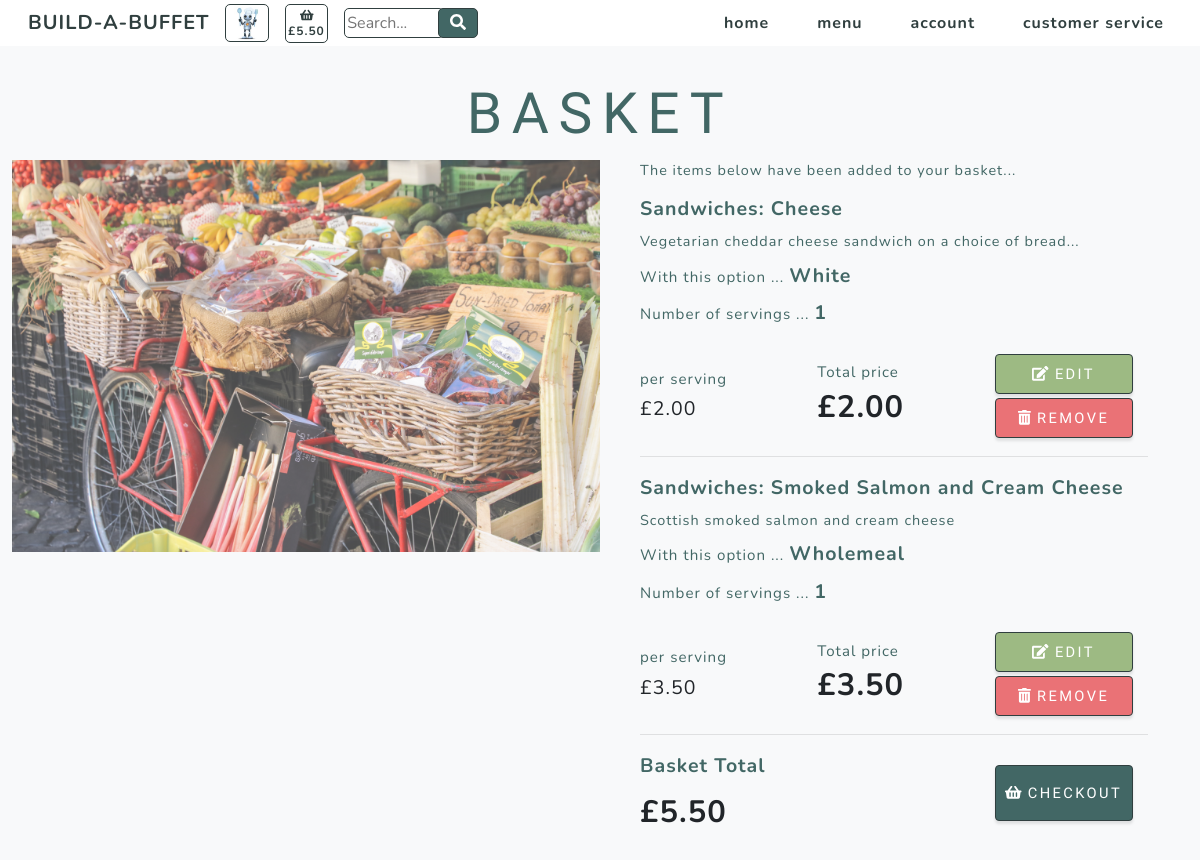
The page /basket/ on the database its author committed.
### basket/models.py (models this page shows, shortened)
class Basket(models.Model):
    cookie = models.DecimalField(max_digits=8, decimal_places=0)
    item_number = models.AutoField(verbose_name='item_number',
                                   serialize=True,
                                   auto_created=True,
                                   primary_key=True)
    category = models.CharField(max_length=254)
    name = models.CharField(max_length=254)
    servings = models.DecimalField(max_digits=3, decimal_places=0)
    option = models.CharField(max_length=254)
    total_price = models.DecimalField(max_digits=6, decimal_places=2, null=True, blank=True)

### products/models.py (models this page shows, shortened)
class Product(models.Model):
    category = models.ForeignKey('Category', null=True, blank=True,
                                 on_delete=models.SET_NULL)
    sku = models.CharField(max_length=254, null=True, blank=True)
    name = models.CharField(max_length=254)
    description = models.TextField()
    price = models.DecimalField(max_digits=6, decimal_places=2)
    range = models.CharField(max_length=254, null=True, blank=True)

class Options(models.Model):
    category = models.ForeignKey('Category', null=True, blank=True,
                                 on_delete=models.SET_NULL)
    option1 = models.TextField()
    option2 = models.TextField()
    option3 = models.TextField()

### basket/views.py (the view)
# urls.py: path('', views.basket, name='basket'),
def basket(request):
    """ check for a basket cookie """
    context_items = basket_context(request)
    cookie = context_items['cookie']
    cookie_key = context_items['cookie_key']
    """ set all the variables to blank """
    category = ""
    selected = ""
    options = ""
    this_product = ""
    baskets = ""
    basket_total = ""
    servings = ""
    """ fetch the datasets from the models """
    categories = Category.objects.all()
    products = Product.objects.all()
    options = Options.objects.all()
    """ check for a servings variable from the form """
    if request.POST:
        if 'servings' in request.POST:
            servings = request.POST["servings"]
    if request.GET:
        """ check for a product_add variable from the template """
        if 'product_add' in request.GET:
            product_add = request.GET['product_add']
            """ split the product_add variable into its components """
            product_add_list = product_add.split(',')
            category = product_add_list[0]
            product = product_add_list[1]
            selected = product_add_list[2]
            """ filter the datasets on the variables from product_add """
            this_product = products.filter(name=product)
            options = options.filter(category__in=categories)
            """ Credit: http://morozov.ca/tip-how-to-get-a-single-objects-value-with-django-orm.html """
            price = products.get(name=product).price
            """ check for existing basket(s) with the current cookie value """
            try:
                existing_basket = Basket.objects.get(cookie=cookie,
                                                     category=category,
                                                     name=product,
                                                     option=selected)
                existing_servings = existing_basket.servings
                """ add the new servings variable to the existing """
                updated_servings = existing_servings + int(servings)
                total_price = float(price) * float(updated_servings)
                """ save the updated basket and delete the existing """
                updated_basket = Basket(cookie=cookie,
                                        category=category,
                                        name=product,
                                        servings=updated_servings,
                                        option=selected,
                                        total_price=total_price)
                updated_basket.save()
                existing_basket.delete()
            except ObjectDoesNotExist:  # Credit: https://stackoverflow.com/questions/12572741/get-single-record-from-database-django
                """ if there is no existing basket, create a new one """
                total_price = float(price) * float(servings)
                basket = Basket(cookie=cookie,
                                category=category,
                                name=product,
                                servings=servings,
                                option=selected,
                                total_price=total_price)
                basket.save()
            baskets = Basket.objects.filter(cookie=cookie)
            baskets = baskets.order_by('-item_number')
        """ check for a product_edit variable from the template """
        if 'product_edit' in request.GET:
            product_edit = request.GET['product_edit']
            """ split the product_add variable into its components """
            product_edit_list = product_edit.split(',')
            updated_selected = product_edit_list[2]
            item_number = product_edit_list[3]
            """ check for existing basket(s) with the current cookie value """
            try:
                existing_basket = Basket.objects.get(item_number=item_number)
                product = existing_basket.name
                category = existing_basket.category
                price = products.get(name=product).price
                if servings == "":
                    servings = existing_basket.servings
                    total_price = total_price = float(price) * float(servings)
                else:
                    total_price = total_price = float(price) * float(servings)
                """ filter the datasets on the variables from product_add """
                this_product = products.filter(name=product)
                options = options.filter(category__in=categories)
                """ Credit: http://morozov.ca/tip-how-to-get-a-single-objects-value-with-django-orm.html """
                """ save the updated basket and delete the existing """
                updated_basket = Basket(cookie=cookie,
                                        category=category,
                                        name=product,
                                        servings=servings,
                                        option=updated_selected,
                                        total_price=total_price)
                updated_basket.save()
                existing_basket.delete()
                baskets = Basket.objects.filter(cookie=cookie)
                baskets = baskets.order_by('-item_number')
            except ObjectDoesNotExist:  # Credit: https://stackoverflow.com/questions/12572741/get-single-record-from-database-django
                baskets = Basket.objects.filter(cookie=cookie)
                baskets = baskets.order_by('-item_number')
    else:
        baskets = Basket.objects.filter(cookie=cookie)
        baskets = baskets.order_by('-item_number')
    basket_total = Basket.objects.filter(cookie=cookie).aggregate(Sum('total_price'))
    context = {
            'products': products,
            'this_product': this_product,
            'options': options,
            'selected': selected,
            'baskets': baskets,
            'cookie_key': cookie_key,
            'cookie': cookie,
            'basket_total': basket_total,
        }
    return render(request, 'basket/basket.html', context)

### basket/contexts.py (called while the page is built)
def basket_context(request):
    cookie_key = settings.COOKIE_KEY
    try:
        cookie = request.COOKIES[cookie_key]
        basket_total = Basket.objects.filter(cookie=cookie).aggregate(Sum('total_price'))
        if basket_total['total_price__sum'] is None:
            basket_total = ""
    except KeyError:
        basket_total = ""
        cookie = 99999999
    context = {
            'cookie': cookie,
            'cookie_key': cookie_key,
            'basket_total': basket_total
        }
    return context

### basket/templates/basket/basket.html (shortened to what this page needs)
{% extends "base.html" %}
{% load static %}
{% block content %}
    <section class="products-section bg-light" id="products">
        <div class="container">
            <div class="row justify-content-center no-gutters">
                <div class="col-xl-12">
                    <h1 class="product-text-one mx-auto text-uppercase text-center flex-margin-b text-blue">Basket</h1>
                </div>
                <div class="col-xl-6">
                    <img class="img-fluid image-70" src="/media/assets/img/pexels-armand-m-3043328.jpg" alt="shopping basket" /></div>
                <div class="col-xl-6">
                    <div class="text-center h-100 project">
                        <div class="d-flex h-100">
                            <div class="product-container w-100 mt-0 text-center text-xl-left">
                                {% if basket_total.total_price__sum != None %}
                                    <div class="product-text-three mx-auto flex-margin-b text-blue">The items below have been added to your basket...</div>
                                {% else %}
                                    <div class="product-text-three mx-auto flex-margin-b text-blue">Your basket is empty.</div>
                                {% endif %}
                                    {% for basket in baskets %}
                                        <div class="product-text-two mx-auto mb-2 text-blue bold">{{ basket.category.title }}: {{ basket.name }}</div>
                                        {% for product in products %}
                                            {% if product.name == basket.name %}
                                                <div class="product-text-three mx-auto mb-2 text-blue">{{ product.description }}</div>
                                            {% endif %}
                                        {% endfor %}
                                        <div class="text-blue text-xs mb-2">With this option ...
                                            {% if basket.option == "selected-one" %}
                                                {% for option in options %}
                                                    <span class="text-blue product-text-two mb-2 bold">{{ option.option1.title }}</span>
                                                {% endfor %}
                                            {% endif %}
                                            {% if basket.option == "selected-three" %}
                                                {% for option in options %}
                                                    <span class="text-blue product-text-two mb-2 bold">{{ option.option3.title }}</span>
                                                {% endfor %}
                                            {% endif %}
                                        </div>
                                        <div class="text-blue text-xs mb-4">Number of servings ...
                                            <span id="servings" class="text-blue product-text-two mb-2 bold">{{ basket.servings }}</span>
                                        </div>
                                        <div class="row">
                                            <div class="col-4 my-auto">
                                                {% for product in products %}
                                                    {% if product.name == basket.name %}
                                                        <div class="text-blue text-xs">per serving</div>
                                                        <div class="product-text-two mt-1">£{{ product.price }}</div>
                                                    {% endif %}
                                                {% endfor %}
                                            </div>
                                            <div class="col-4 my-auto">
                                                <div class="text-blue text-xs">Total price</div>
                                                <div class="product-text-header bold">£{{ basket.total_price }}</div>
                                            </div>
                                            <div class="col-4 my-auto py-auto">
                                                <a class="edit-button border-solid masthead-button btn btn-primary js-scroll-trigger"
                                                    href="{% url 'edit_product' %}?item_number={{ basket.item_number }}">
                                                    <i class="fas fa-edit" aria-hidden="true"></i> edit</a>
                                                <a class="delete-button border-solid masthead-button btn btn-primary js-scroll-trigger"
                                                    href="{% url 'delete_basket_item' %}?delete_item={{ basket.item_number }}">
                                                    <i class="fas fa-trash-alt" aria-hidden="true"></i> remove</a>
                                            </div>
                                        </div>
                                        <hr>
                                    {% endfor %}
                                    <div class="row">
                                        <div class="col-4 my-auto">
                                            <div class="product-text-two mx-auto mb-2 text-blue bold">Basket Total</div>
                                            {% if basket_total.total_price__sum != None %}
                                                <div class="product-text-header bold">£{{ basket_total.total_price__sum|floatformat:"2" }}</div>
                                            {% else %}
                                                <div class="product-text-header bold">£0.00</div>
                                            {% endif %}
                                        </div>
                                        <div class="col-4 my-auto">
                                            {% if basket_total.total_price__sum != None  %}
                                                <a class="checkout-button border-solid masthead-button btn btn-primary js-scroll-trigger"
                                                    href="{% url 'checkout' %}?basket_number={{ cookie }}">
                                                    <i class="fa fa-shopping-basket" aria-hidden="true"></i> checkout</a>
                                            {% endif %}
                                        </div>
                                    </div>
                                </div>
                            </div>
                        </div>
                    </div>
                </div>
            </div>
    </section>
{% endblock %}

### rows shown on the page
Basket: category "Sandwiches", name "Cheese", servings "1", total_price "2.00"
Product: description "Vegetarian cheddar cheese sandwich on a choice of bread...", price "2.00"
Options: option1 "White", option3 "Wholemeal"
Basket: category "Sandwiches", name "Smoked Salmon and Cream Cheese", servings "1", total_price "3.50"
Product: description "Scottish smoked salmon and cream cheese", price "3.50"

### other values the page prints
{{ basket_total.total_price__sum|floatformat:"2" }} "5.50"
